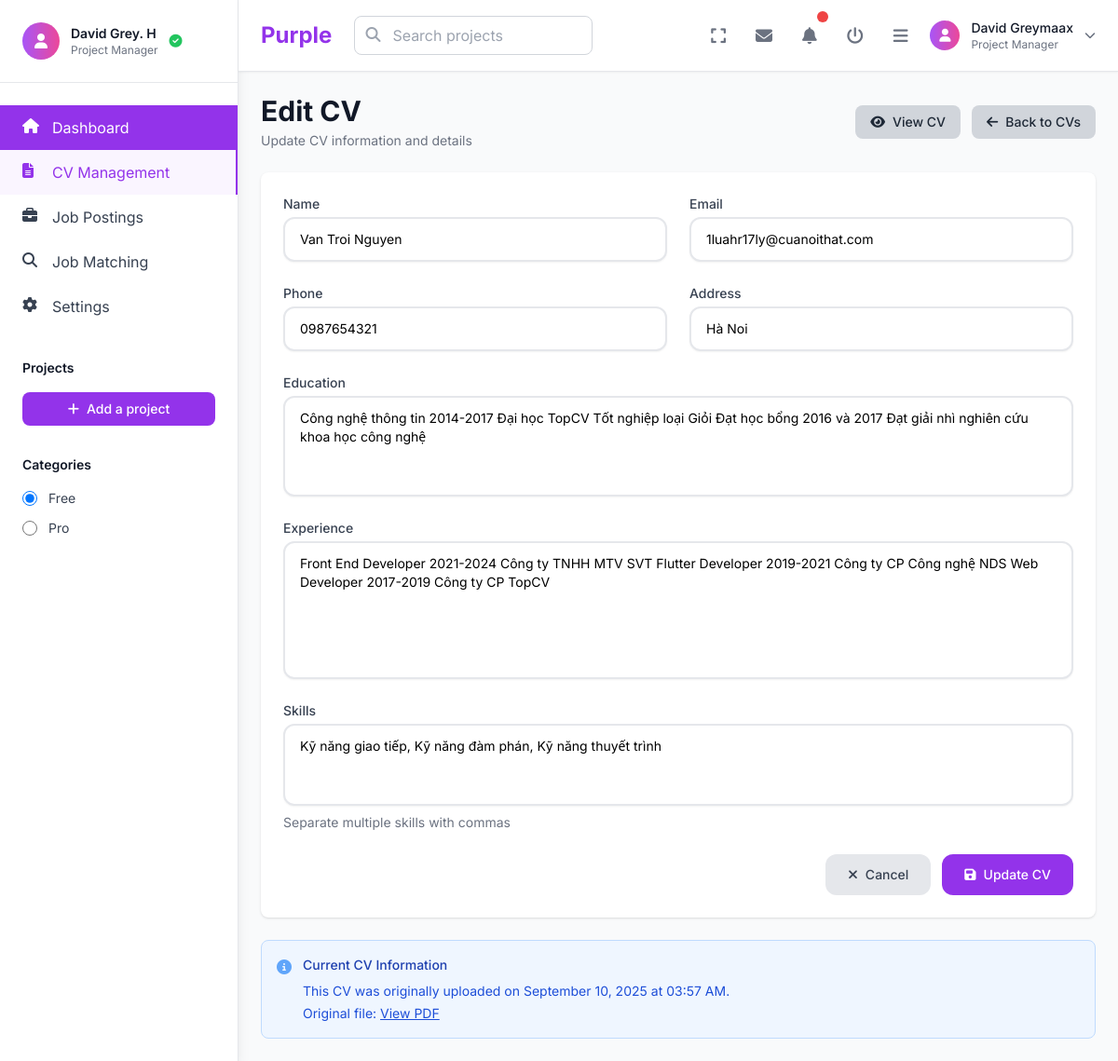
Page /cvs/2/edit (signed in) on the committed database.
### app.py (models this page shows)
class CV(db.Model):
    id = db.Column(db.Integer, primary_key=True)
    name = db.Column(db.String(100), nullable=False)
    email = db.Column(db.String(120))
    phone = db.Column(db.String(20))
    address = db.Column(db.Text)
    education = db.Column(db.Text)
    experience = db.Column(db.Text)
    skills = db.Column(db.Text)
    file_path = db.Column(db.String(200))
    avatar = db.Column(db.String(200))
    user_id = db.Column(db.Integer, db.ForeignKey('user.id'), nullable=True)
    created_at = db.Column(db.DateTime, default=lambda: datetime.now(timezone.utc))
    updated_at = db.Column(db.DateTime, default=lambda: datetime.now(timezone.utc), onupdate=lambda: datetime.now(timezone.utc))

### app.py (the view, shortened to what this page needs)
@app.route('/cvs/<int:cv_id>/edit', methods=['GET', 'POST'])
@login_required
def cvs_edit(cv_id):
    cv = CV.query.get_or_404(cv_id)
    return render_template('cvs/edit.html', cv=cv)

### app.py (called while the page is built)
@login_manager.user_loader
def load_user(user_id):
    return User.query.get(int(user_id))

### templates/cvs/edit.html (shortened to what this page needs)
{% extends "layouts/base.html" %}
{% block content %}
<div class="space-y-6">
    <div class="md:flex md:items-center md:justify-between">
        <div class="flex-1 min-w-0">
            <h2 class="text-2xl font-bold leading-7 text-gray-900 sm:text-3xl sm:truncate">
                Edit CV
            </h2>
            <p class="mt-1 text-sm text-gray-500">
                Update CV information and details
            </p>
        </div>
        <div class="mt-4 flex space-x-3 md:mt-0 md:ml-4">
            <a href="{{ url_for('cvs_show', cv_id=cv.id) }}" class="bg-gray-300 hover:bg-gray-400 text-gray-800 px-4 py-2 rounded-lg text-sm font-medium transition-colors">
                <i class="fas fa-eye mr-2"></i>View CV
            </a>
            <a href="{{ url_for('cvs_index') }}" class="bg-gray-300 hover:bg-gray-400 text-gray-800 px-4 py-2 rounded-lg text-sm font-medium transition-colors">
                <i class="fas fa-arrow-left mr-2"></i>Back to CVs
            </a>
        </div>
    </div>
    <div class="bg-white shadow rounded-lg">
        <div class="px-4 py-5 sm:p-6">
            <form method="POST" class="space-y-6">
                <div class="grid grid-cols-1 gap-6 sm:grid-cols-2">
                    <div>
                        <label for="name" class="block text-sm font-medium text-gray-700">Name</label>
                        <input type="text" name="name" id="name" value="{{ cv.name or '' }}"
                               class="mt-1 block w-full px-4 py-3 border-2 border-gray-200 rounded-xl shadow-sm focus:ring-2 focus:ring-primary-500 focus:border-primary-500 transition-all duration-200 hover:border-gray-300 sm:text-sm bg-white">
                    </div>
                    <div>
                        <label for="email" class="block text-sm font-medium text-gray-700">Email</label>
                        <input type="email" name="email" id="email" value="{{ cv.email or '' }}"
                               class="mt-1 block w-full px-4 py-3 border-2 border-gray-200 rounded-xl shadow-sm focus:ring-2 focus:ring-primary-500 focus:border-primary-500 transition-all duration-200 hover:border-gray-300 sm:text-sm bg-white">
                    </div>
                    <div>
                        <label for="phone" class="block text-sm font-medium text-gray-700">Phone</label>
                        <input type="tel" name="phone" id="phone" value="{{ cv.phone or '' }}"
                               class="mt-1 block w-full px-4 py-3 border-2 border-gray-200 rounded-xl shadow-sm focus:ring-2 focus:ring-primary-500 focus:border-primary-500 transition-all duration-200 hover:border-gray-300 sm:text-sm bg-white">
                    </div>
                    <div>
                        <label for="address" class="block text-sm font-medium text-gray-700">Address</label>
                        <input type="text" name="address" id="address" value="{{ cv.address or '' }}"
                               class="mt-1 block w-full px-4 py-3 border-2 border-gray-200 rounded-xl shadow-sm focus:ring-2 focus:ring-primary-500 focus:border-primary-500 transition-all duration-200 hover:border-gray-300 sm:text-sm bg-white">
                    </div>
                </div>
                <div>
                    <label for="education" class="block text-sm font-medium text-gray-700">Education</label>
                    <textarea name="education" id="education" rows="4"
                              class="mt-1 block w-full px-4 py-3 border-2 border-gray-200 rounded-xl shadow-sm focus:ring-2 focus:ring-primary-500 focus:border-primary-500 transition-all duration-200 hover:border-gray-300 sm:text-sm bg-white resize-none"
                              placeholder="Enter education details...">{{ cv.education or '' }}</textarea>
                </div>
                <div>
                    <label for="experience" class="block text-sm font-medium text-gray-700">Experience</label>
                    <textarea name="experience" id="experience" rows="6"
                              class="mt-1 block w-full px-4 py-3 border-2 border-gray-200 rounded-xl shadow-sm focus:ring-2 focus:ring-primary-500 focus:border-primary-500 transition-all duration-200 hover:border-gray-300 sm:text-sm bg-white resize-none"
                              placeholder="Enter work experience...">{{ cv.experience or '' }}</textarea>
                </div>
                <div>
                    <label for="skills" class="block text-sm font-medium text-gray-700">Skills</label>
                    <textarea name="skills" id="skills" rows="3"
                              class="mt-1 block w-full px-4 py-3 border-2 border-gray-200 rounded-xl shadow-sm focus:ring-2 focus:ring-primary-500 focus:border-primary-500 transition-all duration-200 hover:border-gray-300 sm:text-sm bg-white resize-none"
                              placeholder="Enter skills (comma-separated)...">{{ cv.skills or '' }}</textarea>
                    <p class="mt-2 text-sm text-gray-500">Separate multiple skills with commas</p>
                </div>
                <div class="flex justify-end space-x-3">
                    <a href="{{ url_for('cvs_show', cv_id=cv.id) }}" class="bg-gray-200 hover:bg-gray-300 text-gray-700 px-6 py-3 rounded-xl text-sm font-medium transition-all duration-200 hover:shadow-md">
                        <i class="fas fa-times mr-2"></i>Cancel
                    </a>
                    <button type="submit" class="bg-primary-600 hover:bg-primary-700 text-white px-6 py-3 rounded-xl text-sm font-medium transition-all duration-200 hover:shadow-md hover-lift">
                        <i class="fas fa-save mr-2"></i>Update CV
                    </button>
                </div>
            </form>
        </div>
    </div>
    <div class="bg-blue-50 border border-blue-200 rounded-lg p-4">
        <div class="flex">
            <div class="flex-shrink-0">
                <i class="fas fa-info-circle text-blue-400"></i>
            </div>
            <div class="ml-3">
                <h3 class="text-sm font-medium text-blue-800">Current CV Information</h3>
                <div class="mt-2 text-sm text-blue-700">
                    <p>This CV was originally uploaded on {{ cv.created_at.strftime('%B %d, %Y at %I:%M %p') }}.</p>
                    {% if cv.file_path %}
                        <p class="mt-1">Original file: <a href="{{ url_for('static', filename=cv.file_path) }}" target="_blank" class="underline">View PDF</a></p>
                    {% endif %}
                </div>
            </div>
        </div>
    </div>
</div>
{% endblock %}

### templates/layouts/base.html (style rules this page uses)
.hover-lift { transform: translateY(0); transition: transform 0.2s ease-in-out; }

### rows in the picture
CV: name "Van Troi Nguyen", email "1luahr17ly@cuanoithat.com", phone "0987654321", address "Hà Noi", education "Công nghệ thông tin 2014-2017 Đại học TopCV Tốt nghiệp loại Giỏi Đạt học bổng 2016 và 2017 Đạt giải nhì nghiên cứu khoa học công nghệ", experience "Front End Developer 2021-2024 Công ty TNHH MTV SVT Flutter Developer 2019-2021 Công ty CP Công nghệ NDS Web Developer 2017-2019 Công ty CP TopCV", skills "Kỹ năng giao tiếp, Kỹ năng đàm phán, Kỹ năng thuyết trình", created_at "September 10, 2025 at 03:57 AM"
